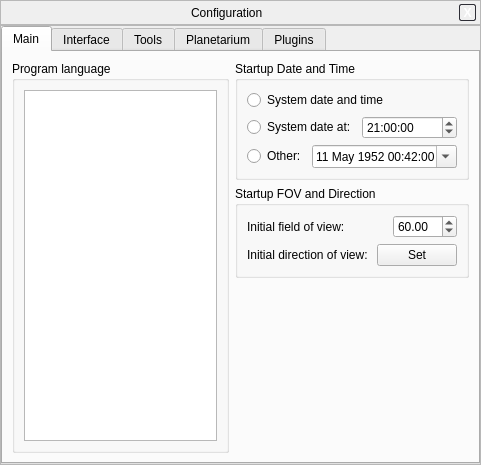
<ui version="4.0" >
 <class>configurationDialogForm</class>
 <widget class="QWidget" name="configurationDialogForm" >
  <property name="geometry" >
   <rect>
    <x>0</x>
    <y>0</y>
    <width>481</width>
    <height>465</height>
   </rect>
  </property>
  <property name="windowTitle" >
   <string>Form</string>
  </property>
  <property name="styleSheet" >
   <string notr="true" />
  </property>
  <layout class="QVBoxLayout" >
   <property name="spacing" >
    <number>0</number>
   </property>
   <property name="margin" >
    <number>0</number>
   </property>
   <item>
    <widget class="BarFrame" name="LocationBar" >
     <property name="minimumSize" >
      <size>
       <width>16</width>
       <height>25</height>
      </size>
     </property>
     <property name="maximumSize" >
      <size>
       <width>16777215</width>
       <height>25</height>
      </size>
     </property>
     <property name="frameShape" >
      <enum>QFrame::StyledPanel</enum>
     </property>
     <layout class="QHBoxLayout" >
      <property name="leftMargin" >
       <number>0</number>
      </property>
      <property name="topMargin" >
       <number>0</number>
      </property>
      <property name="rightMargin" >
       <number>4</number>
      </property>
      <property name="bottomMargin" >
       <number>0</number>
      </property>
      <item>
       <spacer>
        <property name="orientation" >
         <enum>Qt::Horizontal</enum>
        </property>
        <property name="sizeHint" stdset="0" >
         <size>
          <width>40</width>
          <height>20</height>
         </size>
        </property>
       </spacer>
      </item>
      <item>
       <widget class="QLabel" name="LocationBarLabel" >
        <property name="palette" >
         <palette>
          <active/>
          <inactive/>
          <disabled/>
         </palette>
        </property>
        <property name="font" >
         <font/>
        </property>
        <property name="text" >
         <string>Configuration</string>
        </property>
       </widget>
      </item>
      <item>
       <spacer>
        <property name="orientation" >
         <enum>Qt::Horizontal</enum>
        </property>
        <property name="sizeHint" stdset="0" >
         <size>
          <width>40</width>
          <height>20</height>
         </size>
        </property>
       </spacer>
      </item>
      <item>
       <widget class="QToolButton" name="closeView" >
        <property name="maximumSize" >
         <size>
          <width>17</width>
          <height>17</height>
         </size>
        </property>
        <property name="styleSheet" >
         <string notr="true" >QToolButton {
color: white;
font-weight: bold;
background: None;
border: 1px solid #2e2e36;
  border-radius: 2px;
}

QToolButton:pressed {
color: darkgray;
}</string>
        </property>
        <property name="text" >
         <string>X</string>
        </property>
       </widget>
      </item>
     </layout>
    </widget>
   </item>
   <item>
    <widget class="QFrame" name="viewContent" >
     <property name="frameShape" >
      <enum>QFrame::StyledPanel</enum>
     </property>
     <layout class="QGridLayout" >
      <property name="margin" >
       <number>0</number>
      </property>
      <property name="spacing" >
       <number>0</number>
      </property>
      <item row="0" column="0" >
       <widget class="QTabWidget" name="configurationTabWidget" >
        <property name="whatsThis" >
         <string/>
        </property>
        <property name="tabPosition" >
         <enum>QTabWidget::North</enum>
        </property>
        <property name="tabShape" >
         <enum>QTabWidget::Rounded</enum>
        </property>
        <property name="currentIndex" >
         <number>0</number>
        </property>
        <property name="elideMode" >
         <enum>Qt::ElideNone</enum>
        </property>
        <widget class="QWidget" name="tabMain" >
         <property name="geometry" >
          <rect>
           <x>0</x>
           <y>0</y>
           <width>473</width>
           <height>409</height>
          </rect>
         </property>
         <attribute name="title" >
          <string>Main</string>
         </attribute>
         <layout class="QGridLayout" name="gridLayout" >
          <item rowspan="3" row="0" column="0" >
           <widget class="QGroupBox" name="groupBox_2" >
            <property name="title" >
             <string>Program language</string>
            </property>
            <layout class="QVBoxLayout" name="verticalLayout_6" >
             <item>
              <widget class="QListWidget" name="programLanguageListWidget" >
               <property name="minimumSize" >
                <size>
                 <width>170</width>
                 <height>0</height>
                </size>
               </property>
               <property name="horizontalScrollBarPolicy" >
                <enum>Qt::ScrollBarAlwaysOff</enum>
               </property>
              </widget>
             </item>
            </layout>
           </widget>
          </item>
          <item row="0" column="1" >
           <widget class="QGroupBox" name="groupBox" >
            <property name="title" >
             <string>Startup Date and Time</string>
            </property>
            <layout class="QVBoxLayout" name="_2" >
             <item>
              <widget class="QRadioButton" name="systemTimeRadio" >
               <property name="toolTip" >
                <string>Sets Stellarium's simulation time to the system clock when Stellarium starts</string>
               </property>
               <property name="text" >
                <string>System date and time</string>
               </property>
              </widget>
             </item>
             <item>
              <layout class="QHBoxLayout" name="_3" >
               <item>
                <widget class="QRadioButton" name="todayRadio" >
                 <property name="toolTip" >
                  <string>Sets the simulation time to the next instance of this time of day when Stellarium starts</string>
                 </property>
                 <property name="text" >
                  <string>System date at:</string>
                 </property>
                </widget>
               </item>
               <item>
                <widget class="QTimeEdit" name="todayTimeSpinBox" >
                 <property name="currentSectionIndex" >
                  <number>0</number>
                 </property>
                 <property name="time" >
                  <time>
                   <hour>21</hour>
                   <minute>0</minute>
                   <second>0</second>
                  </time>
                 </property>
                </widget>
               </item>
              </layout>
             </item>
             <item>
              <layout class="QHBoxLayout" name="_4" >
               <item>
                <widget class="QRadioButton" name="fixedTimeRadio" >
                 <property name="toolTip" >
                  <string>Use a specific date and time when Stellarium starts up</string>
                 </property>
                 <property name="text" >
                  <string>Other:</string>
                 </property>
                </widget>
               </item>
               <item>
                <widget class="QDateTimeEdit" name="fixedDateTimeEdit" >
                 <property name="date" >
                  <date>
                   <year>1952</year>
                   <month>5</month>
                   <day>11</day>
                  </date>
                 </property>
                 <property name="time" >
                  <time>
                   <hour>0</hour>
                   <minute>42</minute>
                   <second>0</second>
                  </time>
                 </property>
                 <property name="calendarPopup" >
                  <bool>true</bool>
                 </property>
                </widget>
               </item>
              </layout>
             </item>
            </layout>
           </widget>
          </item>
          <item row="1" column="1" >
           <widget class="QGroupBox" name="groupBox_3" >
            <property name="title" >
             <string>Startup FOV and Direction</string>
            </property>
            <layout class="QVBoxLayout" name="_5" >
             <item>
              <layout class="QHBoxLayout" name="_6" >
               <item>
                <widget class="QLabel" name="label_3" >
                 <property name="text" >
                  <string>Initial field of view:</string>
                 </property>
                </widget>
               </item>
               <item>
                <spacer name="horizontalSpacer_5" >
                 <property name="orientation" >
                  <enum>Qt::Horizontal</enum>
                 </property>
                 <property name="sizeHint" stdset="0" >
                  <size>
                   <width>40</width>
                   <height>20</height>
                  </size>
                 </property>
                </spacer>
               </item>
               <item>
                <widget class="QDoubleSpinBox" name="initFovSpinBox" >
                 <property name="toolTip" >
                  <string>Set the initial field of view in degrees</string>
                 </property>
                 <property name="minimum" >
                  <double>1.000000000000000</double>
                 </property>
                 <property name="maximum" >
                  <double>270.000000000000000</double>
                 </property>
                 <property name="value" >
                  <double>60.000000000000000</double>
                 </property>
                </widget>
               </item>
              </layout>
             </item>
             <item>
              <layout class="QHBoxLayout" name="_7" >
               <item>
                <widget class="QLabel" name="label_2" >
                 <property name="text" >
                  <string>Initial direction of view:</string>
                 </property>
                </widget>
               </item>
               <item>
                <spacer name="horizontalSpacer" >
                 <property name="orientation" >
                  <enum>Qt::Horizontal</enum>
                 </property>
                 <property name="sizeHint" stdset="0" >
                  <size>
                   <width>40</width>
                   <height>20</height>
                  </size>
                 </property>
                </spacer>
               </item>
               <item>
                <widget class="QPushButton" name="setInitViewDirection" >
                 <property name="toolTip" >
                  <string>Use the current viewing direction (altitude and azimuth) when Stellarim starts.</string>
                 </property>
                 <property name="text" >
                  <string>Set</string>
                 </property>
                </widget>
               </item>
              </layout>
             </item>
            </layout>
           </widget>
          </item>
          <item row="2" column="1" >
           <spacer name="verticalSpacer_2" >
            <property name="orientation" >
             <enum>Qt::Vertical</enum>
            </property>
            <property name="sizeHint" stdset="0" >
             <size>
              <width>20</width>
              <height>143</height>
             </size>
            </property>
           </spacer>
          </item>
         </layout>
        </widget>
        <widget class="QWidget" name="tabInterface" >
         <property name="geometry" >
          <rect>
           <x>0</x>
           <y>0</y>
           <width>473</width>
           <height>409</height>
          </rect>
         </property>
         <attribute name="title" >
          <string>Interface</string>
         </attribute>
         <layout class="QVBoxLayout" name="verticalLayout_3" >
          <item>
           <layout class="QHBoxLayout" >
            <item>
             <widget class="QLabel" name="label_7" >
              <property name="text" >
               <string>Interface style:</string>
              </property>
             </widget>
            </item>
            <item>
             <widget class="QComboBox" name="interfaceStyleComboBox" />
            </item>
           </layout>
          </item>
          <item>
           <layout class="QHBoxLayout" >
            <item>
             <widget class="QCheckBox" name="mouseTimeoutCheckbox" >
              <property name="toolTip" >
               <string>When enabled, hides the mouse cursor after this number of seconds of inactivity</string>
              </property>
              <property name="text" >
               <string>Mouse cursor timeout (seconds):</string>
              </property>
             </widget>
            </item>
            <item>
             <widget class="QDoubleSpinBox" name="mouseTimeoutSpinBox" >
              <property name="decimals" >
               <number>1</number>
              </property>
              <property name="minimum" >
               <double>0.000000000000000</double>
              </property>
              <property name="maximum" >
               <double>3600.000000000000000</double>
              </property>
              <property name="value" >
               <double>10.000000000000000</double>
              </property>
             </widget>
            </item>
           </layout>
          </item>
          <item>
           <widget class="QGroupBox" name="groupBox_4" >
            <property name="title" >
             <string>Selected Object Information</string>
            </property>
            <layout class="QVBoxLayout" name="verticalLayout_5" >
             <item>
              <widget class="QRadioButton" name="allSelectedInfoRadio" >
               <property name="toolTip" >
                <string>Whan an object is selected, display all of the information which is available for it.</string>
               </property>
               <property name="text" >
                <string>All availalable information</string>
               </property>
              </widget>
             </item>
             <item>
              <widget class="QRadioButton" name="briefSelectedInfoRadio" >
               <property name="toolTip" >
                <string>Display only abbreviated information for selected objects.</string>
               </property>
               <property name="text" >
                <string>Short information</string>
               </property>
              </widget>
             </item>
             <item>
              <widget class="QRadioButton" name="noSelectedInfoRadio" >
               <property name="text" >
                <string>None</string>
               </property>
              </widget>
             </item>
            </layout>
           </widget>
          </item>
          <item>
           <widget class="QGroupBox" name="groupBox_5" >
            <property name="title" >
             <string>Navigation</string>
            </property>
            <layout class="QVBoxLayout" name="verticalLayout_2" >
             <item>
              <widget class="QCheckBox" name="checkBox_2" >
               <property name="toolTip" >
                <string>When enabled, the keyboard can be used to pan and zoom the display.</string>
               </property>
               <property name="text" >
                <string>Enable keyboard navigation</string>
               </property>
              </widget>
             </item>
             <item>
              <widget class="QCheckBox" name="checkBox" >
               <property name="toolTip" >
                <string>When enabled, the mouse can be used to pan (drag) and zoom (mousewheel) the display.</string>
               </property>
               <property name="text" >
                <string>Enable mouse navigation</string>
               </property>
              </widget>
             </item>
            </layout>
           </widget>
          </item>
          <item>
           <spacer>
            <property name="orientation" >
             <enum>Qt::Vertical</enum>
            </property>
            <property name="sizeHint" stdset="0" >
             <size>
              <width>20</width>
              <height>25</height>
             </size>
            </property>
           </spacer>
          </item>
         </layout>
        </widget>
        <widget class="QWidget" name="tabTools" >
         <property name="geometry" >
          <rect>
           <x>0</x>
           <y>0</y>
           <width>473</width>
           <height>409</height>
          </rect>
         </property>
         <attribute name="title" >
          <string>Tools</string>
         </attribute>
         <layout class="QVBoxLayout" >
          <item>
           <widget class="QCheckBox" name="showFlipButtonsCheckbox" >
            <property name="toolTip" >
             <string>Enables/disables toolbar buttons for flipping the displayed image in the vertical and horizontal axes.   Useful for users of telescopes which flip the image of the object being observed.</string>
            </property>
            <property name="text" >
             <string>Show flip buttons</string>
            </property>
           </widget>
          </item>
          <item>
           <widget class="QCheckBox" name="nightModeCheckbox" >
            <property name="toolTip" >
             <string>Enables/disables night vision mode.  Night vision mode changes the appearance of Stellarium's user interface to use red light only - this helps to preserve the dark adaptation of the eye.</string>
            </property>
            <property name="text" >
             <string>Night vision mode</string>
            </property>
           </widget>
          </item>
          <item>
           <widget class="QCheckBox" name="chartModeCheckbox" >
            <property name="toolTip" >
             <string>Changes the way Stellarium renders the sky to look more like astronomical charts (i.e. sky is white, objects are dark).</string>
            </property>
            <property name="text" >
             <string>Chart view mode</string>
            </property>
           </widget>
          </item>
          <item>
           <widget class="QCheckBox" name="adaptationCheckbox" >
            <property name="toolTip" >
             <string>When enabled and a very bright object is visible, other objects will be dimmed.</string>
            </property>
            <property name="text" >
             <string>Simulate luminance adaptation</string>
            </property>
            <property name="checked" >
             <bool>false</bool>
            </property>
           </widget>
          </item>
          <item>
           <spacer>
            <property name="orientation" >
             <enum>Qt::Vertical</enum>
            </property>
            <property name="sizeHint" stdset="0" >
             <size>
              <width>20</width>
              <height>261</height>
             </size>
            </property>
           </spacer>
          </item>
         </layout>
        </widget>
        <widget class="QWidget" name="tabPlanetarium" >
         <property name="geometry" >
          <rect>
           <x>0</x>
           <y>0</y>
           <width>473</width>
           <height>409</height>
          </rect>
         </property>
         <attribute name="title" >
          <string>Planetarium</string>
         </attribute>
         <layout class="QVBoxLayout" name="verticalLayout_4" >
          <item>
           <widget class="QCheckBox" name="sphericMirrorCheckbox" >
            <property name="toolTip" >
             <string>Spheric mirror distortion is used when projecting Stellarium onto a spheric mirror for low-cost planetarium systems.</string>
            </property>
            <property name="text" >
             <string>Spheric mirror distortion</string>
            </property>
           </widget>
          </item>
          <item>
           <widget class="QCheckBox" name="gravityLabelCheckbox" >
            <property name="toolTip" >
             <string>Align labels with the horizon</string>
            </property>
            <property name="text" >
             <string>Gravity labels</string>
            </property>
           </widget>
          </item>
          <item>
           <widget class="QCheckBox" name="discViewportCheckbox" >
            <property name="toolTip" >
             <string>Mask out everything outside a central circle in the main view</string>
            </property>
            <property name="text" >
             <string>Disc viewport</string>
            </property>
           </widget>
          </item>
          <item>
           <widget class="QCheckBox" name="autoZoomResetsDirectionCheckbox" >
            <property name="toolTip" >
             <string>When enabled, select the "auto zoom out" key will also set the initial viewing direction</string>
            </property>
            <property name="text" >
             <string>Auto zoom out key sets initial direction of view</string>
            </property>
           </widget>
          </item>
          <item>
           <spacer>
            <property name="orientation" >
             <enum>Qt::Vertical</enum>
            </property>
            <property name="sizeHint" stdset="0" >
             <size>
              <width>20</width>
              <height>291</height>
             </size>
            </property>
           </spacer>
          </item>
         </layout>
        </widget>
        <widget class="QWidget" name="tabPlugins" >
         <property name="geometry" >
          <rect>
           <x>0</x>
           <y>0</y>
           <width>473</width>
           <height>409</height>
          </rect>
         </property>
         <attribute name="title" >
          <string>Plugins</string>
         </attribute>
        </widget>
       </widget>
      </item>
     </layout>
    </widget>
   </item>
  </layout>
 </widget>
 <customwidgets>
  <customwidget>
   <class>BarFrame</class>
   <extends>QFrame</extends>
   <header>Dialog.hpp</header>
   <container>1</container>
  </customwidget>
 </customwidgets>
 <resources>
  <include location="../../data/mainRes.qrc" />
 </resources>
 <connections/>
</ui>
